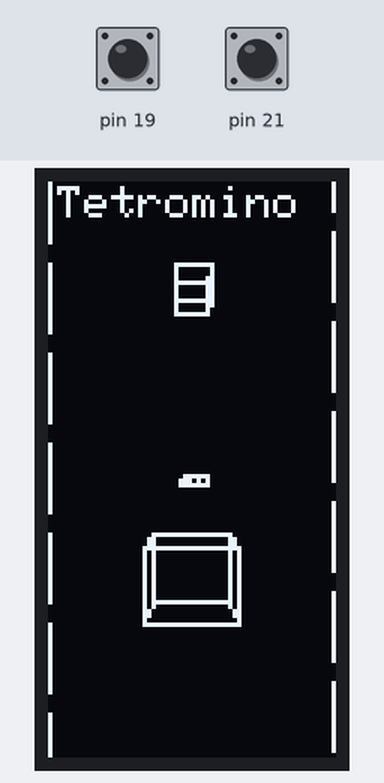
Recording of a sketch running on a simulated Arduino Mega 2560, built for the host (arithmetic inside an expression is 32-bit, double 64-bit). Shown: 64×128 one-colour display. Inputs (shaded band) come from the test bench; at power-on: pin 19 HIGH, pin 21 HIGH. The local clock reads 2024-03-15 10:24:30 at power-on unless the sketch sets it; random numbers use the default seed unless the sketch sets one; what the sketch prints to the serial monitor is not drawn.

Above: at 1.3 s.
1.4 s: pin 19 pulled LOW for 0.15 s
At 1.66 s:
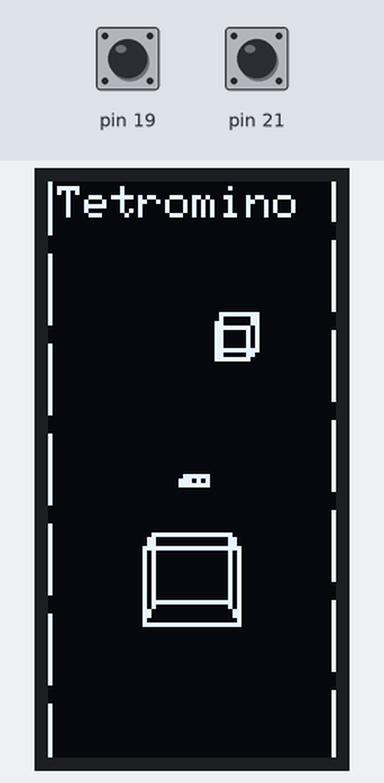
2.1 s: pin 21 pulled LOW for 0.15 s
At 2.5 s:
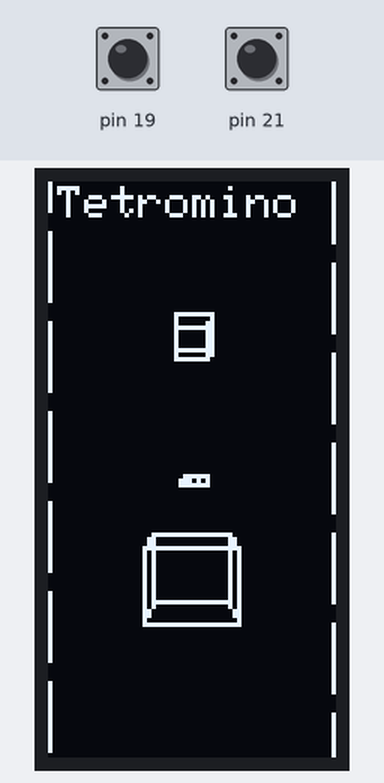
2.8 s: pin 19 pulled LOW for 1 s
At 4.01 s:
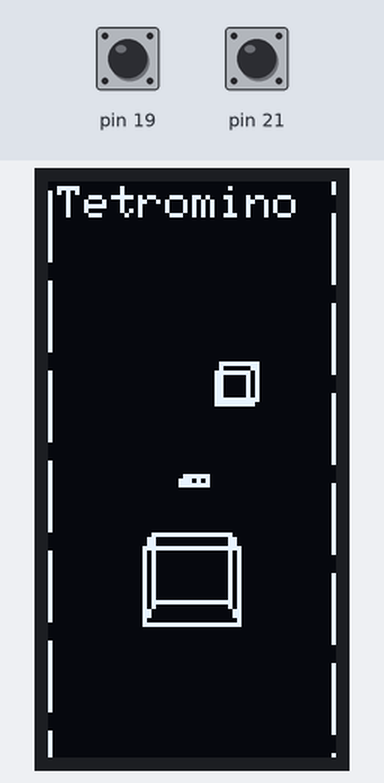
4.4 s: pin 21 pulled LOW for 1 s
At 6.89 s:
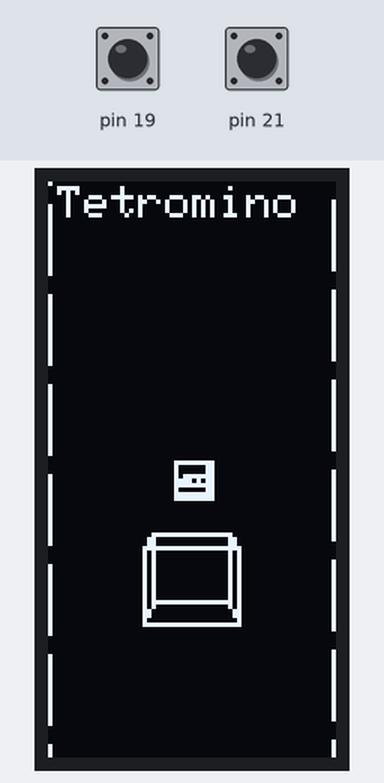
Timing chart, 0 to 7.0 s (numbered marks = the images above; inputs shaded):
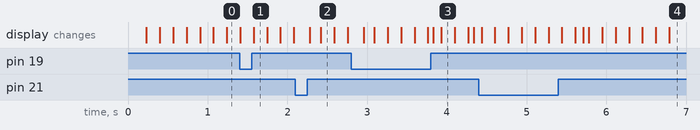

The sketch:

MtokEngine.ino
```cpp
#include <SPI.h>
#include <Wire.h>
#include <Adafruit_GFX.h>
#include <Adafruit_SH110X.h>
#include <iostream>
#include <algorithm>
#include "GameObject.h"
#include "DataTypes.h"
#include "Input.h"
#include "GameManager.h"
#include "U_AstroBelt.h"
#include "U_Tetromino.h"


#define NUMFLAKES 10
#define XPOS 0
#define YPOS 1
#define DELTAY 2


#define DISPLAY_HEIGHT 64
#define DISPLAY_WIDTH  128


void setup(void){
    RenderSetup();
    InputSetup();
    GameManager_start();
}


void loop(void){


    InputLoop();
    GameManager_loop();
    if(playing) { // clearing, display and such are all handled by the game's built in UI features
        ClearDisplay(); // so in practice, playing means that the 3d renderer is running
        GameObjectRenderLoop();
        RenderUI();
        // AAAHHH THE CATS ASSASINATION OF THE SCREEN!
        //for(int i = 0; i < 128; i++){
        //    for(int j = 0; j < 64; j++){
        //        DrawPixel(i, j, 1);
        //    }
        //}

        Display();
    }
    delay(8);
}
```

DataTypes.h
```cpp
#ifndef DATATYPES_H
#define DATATYPES_H


#include <SPI.h>
#include <Wire.h>
#include <Adafruit_GFX.h>
#include <Adafruit_SH110X.h>
#include <iostream>
#include <algorithm>

struct Point {
    float x, y, z;
};
typedef void (*CollisionCallback)();


#endif
```

GameManager.h
```cpp
#ifndef GAMEMANAGER_H
#define GAMEMANAGER_H
#include <SPI.h>
#include <Wire.h>
#include <Adafruit_GFX.h>
#include <Adafruit_SH110X.h>
#include <iostream>
#include <algorithm>
#include "GameObject.h"
#include "DataTypes.h"
#include "Input.h"
#include "U_AstroBelt.h"
#include "U_Tetromino.h"


void (*currentGameLoop)();
void GameManager_showOverlay();

void GameManager_start(){
    setRenderUIFunc(GameManager_showOverlay, &playing);
    for(int i = 0; i < GameObjectCount; i++){ // I wasnt able to allocate memory for game objects dynamically so we
        GameObjectArray[i]->enabled = false;  // simply do it on compile time and just disable them at the start
    }
}

void GameManager_loop(){
    if(currentGameLoop){
        currentGameLoop();
        return;
    }
    if(button1 == HIGH){
        currentGameLoop = AstroBelt_gameLoop;
        AstroBelt_userStart();
    }
    if(button2 == HIGH){
        currentGameLoop = Tetris_gameLoop;
        Tetris_userStart();
    }
}


int GameManager_overlayMovement = 0;
void GameManager_showOverlay() {
    for (int i = 0; i < 64; i++) {
        if (((i + (int)(GameManager_overlayMovement / 10)) % 20 > 3)) {
            DrawPixel(0, i, 1);
        }
    }
    for (int i = 0; i < 64; i++) {
        if (((i + (int)((200 - GameManager_overlayMovement) / 10)) % 20 > 3)) {
            DrawPixel(127, i, 1);
        }
    }
    GameManager_overlayMovement++;
    if (GameManager_overlayMovement > 200) GameManager_overlayMovement = 0;

    Write(2, 1, 1, "GameManager");
    Write(2, 20, 1.5, "L to launch AstroBelt");
    Write(2, 30, 1.5, "R to launch Tetromino");
}


#endif
```

GameObject.h
```cpp
#ifndef GAMEOBJECT_H
#define GAMEOBJECT_H


#include <SPI.h>
#include <Wire.h>
#include <Adafruit_GFX.h>
#include <Adafruit_SH110X.h>
#include <iostream>
#include <algorithm>
#include "DataTypes.h"
#include "Renderer.h"

int GameRotation = 0;


class GameObject{ // 192 bytes size, so I can only have one object? Lol arduino be like

    public:
    String name = "player";
    bool enabled = true;

    Point position = { 0, 0, -4 };

    Point corners[8] = { // the coords of each point
        { 1, -1, -1},
        { 1, -1, 1},
        { 1,  1, -1},
        { 1,  1, 1},
        {-1, -1, -1},
        {-1, -1, 1},
        {-1,  1, -1},
        {-1,  1, 1}
    };

    Point scale = {1,1,1};

    Point r_corners[8];// the position of each point ON screen

    float collisions[6] = {// hitbox
        1.0, -1.0, 1.0, -1.0, 1.0, -1.0 // x x   y y   z z  (ranges) (colliders are all cuboids)
    };

    bool staticObject = false;


    void move(float x, float y, float z){ // moves the object by x y z using 3 floats as input
        if(staticObject) return;
        position.x += x;
        position.y += y;
        position.z += z;
    }
    void moveP(Point point){ // moves the object by x y z using points as input
        if(staticObject) return;
        position.x += point.x;
        position.y += point.y;
        position.z += point.z;
    }

    void setPosition(float x, float y, float z){ // moves the object by x y z
        position.x = x;
        position.y = y;
        position.z = z;
        //Serial.println("Position set to: (" + String(x) + ", " + String(y) + ", " + String(z) + ")");
    }

    void scaleObject(float x, float y, float z) {
        scale.x = x;
        scale.y = y;
        scale.z = z;

        for (int i = 0; i < (sizeof(corners) / sizeof(corners[0])); i++) {
            corners[i].x = (corners[i].x > 0) ? x : -x;
            corners[i].y = (corners[i].y > 0) ? y : -y;
            corners[i].z = (corners[i].z > 0) ? z : -z;
        }

        collisions[0] = x;
        collisions[1] = -x;
        collisions[2] = y;
        collisions[3] = -y;
        collisions[4] = z;
        collisions[5] = -z;

        //Serial.println("Scale updated to: (" + String(x) + ", " + String(y) + ", " + String(z) + ")");
        for (int i = 0; i < 6; i++) {
            Serial.println("collisions [" + String(i) + "] == " + String(collisions[i]));
        }
    }

    void enable(){
        enabled = true;
    }

    //++++++++++++++++++++++++++++++++++++++++++++++++++COLLISION ENGINE++++++++++++++++++++++++++++++++++++++++++++++++++
    CollisionCallback collisionCallbacks[10];
    String collisionCallbacksNames[10];
    int collisionCallbacksLength = 0;

    void onCollision(GameObject* obj, int initial = 1){
        if(initial == 0){
            obj->onCollision(this);
        }
        for(int i = 0; i < collisionCallbacksLength; i++){ // execute OnCollisionExecute
            if(obj->name == collisionCallbacksNames[i]){
                collisionCallbacks[i]();
            }
        }
    }

    void onCollisionExecute(const String& objName, CollisionCallback callback)
    {
        collisionCallbacks[collisionCallbacksLength] = callback;
        collisionCallbacksNames[collisionCallbacksLength] = objName;
        collisionCallbacksLength++;
    }


    // collision related functions
    Point calculateCollision(GameObject* object) { // spagetti
        float posX = position.x;
        float posY = position.y;
        float posZ = position.z;
        float left = collisions[0] + posX;
        float right = collisions[1] + posX;
        float top = collisions[2] + posY;
        float bottom = collisions[3] + posY;
        float front = collisions[4] + posZ;
        float back = collisions[5] + posZ;

        float objLeft = object->collisions[0] + object->position.x;
        float objRight = object->collisions[1] + object->position.x;
        float objTop = object->collisions[2] + object->position.y;
        float objBottom = object->collisions[3] + object->position.y;
        float objFront = object->collisions[4] + object->position.z;
        float objBack = object->collisions[5] + object->position.z;


        bool xCol = (objLeft >= left && left >= objRight) || (objLeft >= right && right >= objRight) || (left >= objLeft && objLeft >= right) || (left >= objRight && objRight >= right);
        bool yCol = (objTop >= top && top >= objBottom) || (objTop >= bottom && bottom >= objBottom) || (top >= objTop && objTop >= bottom) || (top >= objBottom && objBottom >= bottom);
        bool zCol = (objFront >= back && back >= objBack) || (objFront >= front && front >= objBack) || (back >= objFront && objFront >= front) || (back >= objBack && objBack >= front);
        //Serial.println(String(xCol) + " " +  String(yCol)  + " " + String(zCol));

        if(xCol && yCol && zCol){
            //Serial.println("COLLISION!!");
            float xMove = std::min((std::abs(right - objLeft)), (std::abs(left - objRight)));
            float yMove = std::min((std::abs(bottom - objTop)), (std::abs(top - objBottom)));
            float zMove = std::min((std::abs(back - objFront)), (std::abs(front - objBack)));

            float min = std::min(xMove, std::min(yMove, zMove));

            if(xMove == min) return {selectDistanceBetweenTwoPoints(right, objLeft, left, objRight), 0, 0};
            if(yMove == min) return {0, selectDistanceBetweenTwoPoints(bottom, objTop, top, objBottom), 0};
            if(zMove == min) return {0, 0, selectDistanceBetweenTwoPoints(back, objFront, front, objBack)};

            return {xMove, 0, 0};
        }
        return {0,0,0};
    }

    float selectDistanceBetweenTwoPoints(float r, float oL, float l, float oR){ // corrected parameter order
        if(std::abs(r - oL) < std::abs(l - oR)){
            return r - oL;
        }
        return l - oR;
    }

    ///////////// rendering related functions
    void calculateSC(){ // calculate r_corners
        for(int i = 0; i < 8; i++){
            float x = (corners[i].x + position.x) / (corners[i].z + position.z)*pov;
            float y = (corners[i].y + position.y) / (corners[i].z + position.z)*pov;
            float end_x;
            float end_y;
            if(GameRotation == 0){
                end_x = (int)((x*64.0+128.0)/2);
                end_y = (int)((y*64.0+64.0)/2);
            }
            else if(GameRotation == 3){
                end_x = (int)((x*64.0+64.0)/2);
                end_y = (int)((y*64.0+128.0)/2);
            }
            r_corners[i].x = end_x;
            r_corners[i].y = end_y;
            //Serial.println(String(end_x) + " " + String(end_y));
        }
    }
    void drawLine(int i1, int i2){
        if((corners[i1].z + position.z) >= 0 || (corners[i2].z + position.z) >= 0) return;

        if(r_corners[i1].x < 0) r_corners[i1].x = 0;
        if(r_corners[i1].y < 0) r_corners[i1].y = 0;
        if(r_corners[i2].x < 0) r_corners[i2].x = 0;
        if(r_corners[i2].y < 0) r_corners[i2].y = 0;

        d.drawLine(r_corners[i1].x, r_corners[i1].y, r_corners[i2].x, r_corners[i2].y, 1);
    }

    void render(){
        drawLine(0, 2); // back square
        drawLine(2, 6);
        drawLine(6, 4);
        drawLine(4, 0);

        drawLine(1, 3); // front square
        drawLine(3, 7);
        drawLine(7, 5);
        drawLine(5, 1);

        drawLine(3, 2); // connectors
        drawLine(7, 6);
        drawLine(5, 4);
        drawLine(1, 0);
    }


};
///////////////////////////////////////////////////////////////////////////////


#define MAX_GAMEOBJECTS 100
GameObject* GameObjectArray[MAX_GAMEOBJECTS];
int GameObjectCount = 0;


GameObject* instantiate(const String& name = "object"){
    if(GameObjectCount>=MAX_GAMEOBJECTS){
        Serial.println("Sorry man, too many objects");
        return nullptr;
    }

    GameObject* newObject = new GameObject();
    newObject->name = name;
    GameObjectArray[GameObjectCount++] = newObject; // Add the new object to the array

    Serial.println("GameObject created: " + newObject->name);
    return newObject; // Return a pointer to the new GameObject
}


GameObject* instantiateAt(float x, float y, float z, const String& name = "object"){
    if(GameObjectCount>=MAX_GAMEOBJECTS){
        Serial.println("Sorry man, too many objects");
        return nullptr;
    }

    GameObject* newObject = new GameObject();
    newObject->name = name + String(GameObjectCount); // Assign a unique name
    GameObjectArray[GameObjectCount++] = newObject; // Add the new object to the array

    Serial.println("GameObject created: " + newObject->name);

    newObject->setPosition(x, y, z);
    newObject->calculateSC();
    return newObject; // Return a pointer to the new GameObject
}

void destroy(GameObject* object) {
    for (int i = 0; i < GameObjectCount; i++) {
        if (GameObjectArray[i] == object) {
            delete GameObjectArray[i]; // Free the memory
            GameObjectArray[i] = GameObjectArray[--GameObjectCount]; // Replace with the last object
            GameObjectArray[GameObjectCount] = nullptr; // Nullify the last slot
            Serial.println("GameObject destroyed.");
            return;
        }
    }
    Serial.println("Error: GameObject not found!");
}


bool playing = true;
void GameObjectRenderLoop(){

    for(int i = 0; i < GameObjectCount; i++){
        if(!GameObjectArray[i]->enabled) continue; // if disabled then just
        for(int j = (i+1); j < GameObjectCount; j++){
            if(!GameObjectArray[j]->enabled) continue; // skip it
            Point move = GameObjectArray[j]->calculateCollision(GameObjectArray[i]);
            if(move.x == 0 && move.y == 0 && move.z == 0){
                continue;
            }
            GameObjectArray[i]->onCollision(GameObjectArray[j], 0);
            GameObjectArray[i]->moveP(move);
        }
    }

    if(!playing) return;
    for(int i = 0; i < GameObjectCount; i++){
        if(!GameObjectArray[i]->enabled) continue;
        GameObjectArray[i]->calculateSC();
        GameObjectArray[i]->render();
    }
}


#endif
```

Input.h
```cpp
#ifndef INPUT_H
#define INPUT_H


#include <SPI.h>
#include <Wire.h>
#include <Adafruit_GFX.h>
#include <Adafruit_SH110X.h>
#include <iostream>


int button1, button2; // input


void InputSetup(void){
    Serial.begin(115200); // for debugging purposes
    Serial.println("hii");

    // for input from pin
    pinMode(21, INPUT);
    digitalWrite (21, HIGH);
    pinMode(19, INPUT);
    digitalWrite (19, HIGH);
}


void InputLoop(void){
    // input
    button1 = digitalRead(21);
    button2 = digitalRead(19);
}


#endif
```

Renderer.h
```cpp
#ifndef RENDERER_H
#define RENDERER_H


#include <SPI.h>
#include <Wire.h>
#include <Adafruit_GFX.h>
#include <Adafruit_SH110X.h>
#include <iostream>
#include <algorithm>


#define NUMFLAKES 10
#define XPOS 0
#define YPOS 1
#define DELTAY 2


#define DISPLAY_HEIGHT 64
#define DISPLAY_WIDTH  128


#define OLED_MOSI     23
#define OLED_CLK      18
#define OLED_DC       16
#define OLED_CS       5
#define OLED_RST      17

#define WHITE 1

// Create the OLED display
Adafruit_SH1106G d = Adafruit_SH1106G(128, 64,OLED_MOSI, OLED_CLK, OLED_DC, OLED_RST, OLED_CS);


int pov = 2;

void RenderSetup(void){
    d.begin(0, true);
    d.setCursor(0, 0);
    d.setTextColor(WHITE);
    d.setTextSize(1);
    d.clearDisplay();
}
void ClearDisplay(){
    d.clearDisplay();
}
void Display(){
    d.display();
}
// if x and y are 1111 then just continue from last point
void Write(int x, int y, int scale, const String text){
    if(x!=1111&&y!=1111) d.setCursor(x, y);
    d.setTextSize(scale);
    d.print(text);
}
void DrawPixel(int x, int y, int color){
    d.drawPixel(x, y, color);
}

void (*renderUI)();
bool *renderUIwhen;
void setRenderUIFunc(void (*function)(), bool *when){
    renderUI = function;
    renderUIwhen = when;
}
void RenderUI(){
    if(renderUI && renderUIwhen && *renderUIwhen){
        renderUI();
    }
}


#endif
```

Source omitted: U_AstroBelt.h (4604 bytes), U_Tetromino.h (12515 bytes)
